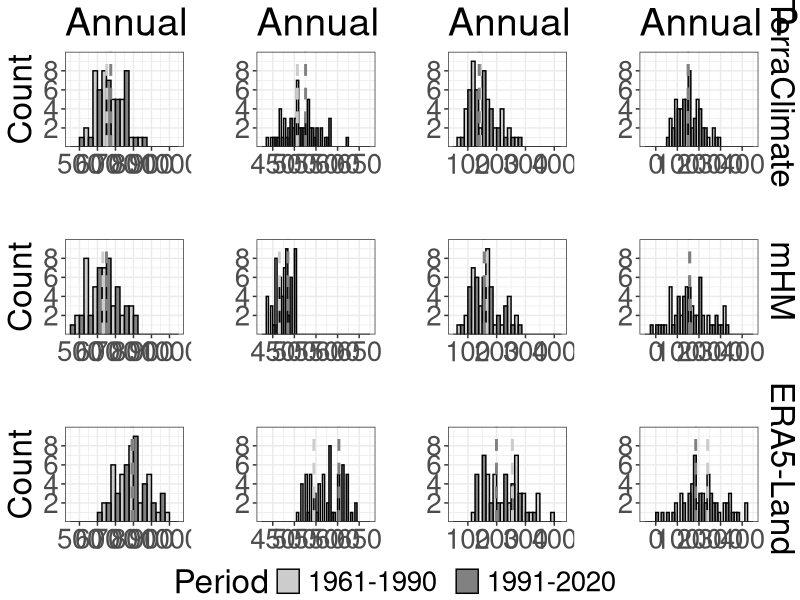

Reproduce this figure in R.
library(data.table)
library(ggplot2)
library(ggpubr)
###
# tp
###
era5 <- fread("data/tp/era5_tp_cropped_ts.csv")
era5$name <- "era5"
mhm <- fread("data/tp/mhm_tp_cropped_ts.csv")
mhm$name <- "mhm"
terraclimate <- fread("data/tp/terraclimate_tp_mm_cropped_196101_202012_025_monthly_ts.csv")
terraclimate$type <- NULL
terraclimate$name <- "terraclimate"

tp_all <- rbind(era5, mhm, terraclimate)
tp_all <- tp_all[year(date) <= 1990, period := "1961-1990"
                 ][year(date) > 1990, period := "1991-2020"
                   ][, Z := year(date)
                     ][, annual := sum(value, na.rm = TRUE), by = .(Z, name)
                       ][, .(Z, annual, period, name)] %>% unique()

p01 <- ggplot(tp_all[name == "era5"], aes(x = annual, fill = period)) +
  geom_histogram(binwidth = 50, color = "black", position = "dodge") +
  theme_bw() + 
  labs(x = NULL, y = "Count", title = " ", fill = "Period") + 
  scale_fill_manual(values = c("#CCCCCC", "#818181")) +
  scale_y_continuous(limits = c(0, 10), expand = c(0, 0),
                     breaks = seq(2, 8, 2)) +
  scale_x_continuous(limits = c(450, 1050), breaks = seq(500, 1000, 100)) +
  geom_vline(xintercept = median(tp_all[name == "era5" & Z <= 1990, annual]), 
             linetype = "dashed", color = "#CCCCCC", linewidth = 1) +
  geom_vline(xintercept = median(tp_all[name == "era5" & Z > 1990, annual]), 
             linetype = "dashed", color = "#818181", linewidth = 1) +
  theme(plot.title = element_text(size=28), axis.text = element_text(size = 20), 
        axis.title = element_text(size = 24), 
        legend.text = element_text(size = 20), 
        legend.title = element_text(size = 24))

p02 <- ggplot(tp_all[name == "mhm"], aes(x = annual, fill = period)) +
  geom_histogram(binwidth = 50, color = "black", position = "dodge") +
  theme_bw() + 
  labs(x = NULL, y = "Count", title = " ", fill = "Period") + 
  scale_fill_manual(values = c("#CCCCCC", "#818181")) +
  scale_y_continuous(limits = c(0, 10), expand = c(0, 0),
                     breaks = seq(2, 8, 2)) +
  scale_x_continuous(limits = c(450, 1050), breaks = seq(500, 1000, 100)) +
  geom_vline(xintercept = median(tp_all[name == "mhm" & Z <= 1990, annual]), 
             linetype = "dashed", color = "#CCCCCC", linewidth = 1) +
  geom_vline(xintercept = median(tp_all[name == "mhm" & Z > 1990, annual]), 
             linetype = "dashed", color = "#818181", linewidth = 1) +
  theme(plot.title = element_text(size=28), axis.text = element_text(size = 20), 
        axis.title = element_text(size = 24), 
        legend.text = element_text(size = 20), 
        legend.title = element_text(size = 24))

p03 <- ggplot(tp_all[name == "terraclimate"], aes(x = annual, fill = period)) +
  geom_histogram(binwidth = 50, color = "black", position = "dodge") +
  theme_bw() + 
  labs(x = NULL, y = "Count", title = "Annual P in [mm]", fill = "Period") + 
  scale_fill_manual(values = c("#CCCCCC", "#818181")) +
  scale_y_continuous(limits = c(0, 10), expand = c(0, 0),
                     breaks = seq(2, 8, 2)) +
  scale_x_continuous(limits = c(450, 1050), breaks = seq(500, 1000, 100)) +
  geom_vline(xintercept = median(tp_all[name == "terraclimate" & Z <= 1990, annual]), 
             linetype = "dashed", color = "#CCCCCC", linewidth = 1) +
  geom_vline(xintercept = median(tp_all[name == "terraclimate" & Z > 1990, annual]), 
             linetype = "dashed", color = "#818181", linewidth = 1) +
  theme(plot.title = element_text(size=28), axis.text = element_text(size = 20), 
        axis.title = element_text(size = 24), 
        legend.text = element_text(size = 20), 
        legend.title = element_text(size = 24))

gg_tp <- ggarrange(p03, p02, p01, nrow = 3, align = "v")
###
# e
###
era5 <- fread("data/e/era5_e_cropped_ts.csv")
era5$name <- "era5"
mhm <- fread("data/e/mhm_e_cropped_ts.csv")
mhm$name <- "mhm"
terraclimate <- fread("data/e/terraclimate_e_mm_cropped_196101_202012_025_monthly_ts.csv")
terraclimate$type <- NULL
terraclimate$name <- "terraclimate"

e_all <- rbind(era5, mhm, terraclimate)
e_all <- e_all[year(date) <= 1990, period := "1961-1990"
               ][year(date) > 1990, period := "1991-2020"
                 ][, Z := year(date)
                   ][, annual := sum(value, na.rm = TRUE), by = .(Z, name)
                     ][, .(Z, annual, period, name)] %>% unique()

p04 <- ggplot(e_all[name == "era5"], aes(x = annual, fill = period)) +
  geom_histogram(binwidth = 10, color = "black", position = "dodge") +
  theme_bw() + 
  labs(x = NULL, y = " ", title = " ", fill = "Period") + 
  scale_fill_manual(values = c("#CCCCCC", "#818181")) +
  scale_y_continuous(limits = c(0, 10), expand = c(0, 0),
                     breaks = seq(2, 8, 2)) +
  scale_x_continuous(limits = c(425, 675), breaks = seq(450, 650, 50)) +
  geom_vline(xintercept = median(e_all[name == "era5" & Z <= 1990, annual]), 
             linetype = "dashed", color = "#CCCCCC", linewidth = 1) +
  geom_vline(xintercept = median(e_all[name == "era5" & Z > 1990, annual]), 
             linetype = "dashed", color = "#818181", linewidth = 1) +
  theme(plot.title = element_text(size=28), axis.text = element_text(size = 20), 
        axis.title = element_text(size = 24), 
        legend.text = element_text(size = 20), 
        legend.title = element_text(size = 24))

p05 <- ggplot(e_all[name == "mhm"], aes(x = annual, fill = period)) +
  geom_histogram(binwidth = 10, color = "black", position = "dodge") +
  theme_bw() + 
  labs(x = NULL, y = " ", title = " ", fill = "Period") + 
  scale_fill_manual(values = c("#CCCCCC", "#818181")) +
  scale_y_continuous(limits = c(0, 10), expand = c(0, 0),
                     breaks = seq(2, 8, 2)) +
  scale_x_continuous(limits = c(425, 675), breaks = seq(450, 650, 50)) +
  geom_vline(xintercept = median(e_all[name == "mhm" & Z <= 1990, annual]), 
             linetype = "dashed", color = "#CCCCCC", linewidth = 1) +
  geom_vline(xintercept = median(e_all[name == "mhm" & Z > 1990, annual]), 
             linetype = "dashed", color = "#818181", linewidth = 1) +
  theme(plot.title = element_text(size=28), axis.text = element_text(size = 20), 
        axis.title = element_text(size = 24), 
        legend.text = element_text(size = 20), 
        legend.title = element_text(size = 24))

p06 <- ggplot(e_all[name == "terraclimate"], aes(x = annual, fill = period)) +
  geom_histogram(binwidth = 10, color = "black", position = "dodge") +
  theme_bw() + 
  labs(x = NULL, y = " ", title = "Annual E in [mm]", fill = "Period") + 
  scale_fill_manual(values = c("#CCCCCC", "#818181")) +
  scale_y_continuous(limits = c(0, 10), expand = c(0, 0),
                     breaks = seq(2, 8, 2)) +
  scale_x_continuous(limits = c(425, 675), breaks = seq(450, 650, 50)) +
  geom_vline(xintercept = median(e_all[name == "terraclimate" & Z <= 1990, annual]), 
             linetype = "dashed", color = "#CCCCCC", linewidth = 1) +
  geom_vline(xintercept = median(e_all[name == "terraclimate" & Z > 1990, annual]), 
             linetype = "dashed", color = "#818181", linewidth = 1) +
  theme(plot.title = element_text(size=28), axis.text = element_text(size = 20), 
        axis.title = element_text(size = 24), 
        legend.text = element_text(size = 20), 
        legend.title = element_text(size = 24))

gg_e <- ggarrange(p06, p05, p04, nrow = 3, align = "v")
###
# q
##
era5 <- fread("data/ro/era5_ro_cropped_ts.csv")
era5$name <- "era5"
mhm <- fread("data/ro/mhm_ro_cropped_ts.csv")
mhm$name <- "mhm"
terraclimate <- fread("data/ro/terraclimate_ro_mm_cropped_196101_202012_025_monthly_ts.csv")
terraclimate$type <- NULL
terraclimate$name <- "terraclimate"

ro_all <- rbind(era5, mhm, terraclimate)
ro_all <- ro_all[year(date) <= 1990, period := "1961-1990"
                 ][year(date) > 1990, period := "1991-2020"
                   ][, Z := year(date)
                     ][, annual := sum(value, na.rm = TRUE), by = .(Z, name)
                       ][, .(Z, annual, period, name)] %>% unique()

p07 <- ggplot(ro_all[name == "era5"], aes(x = annual, fill = period)) +
  geom_histogram(binwidth = 25, color = "black", position = "dodge") +
  theme_bw() + 
  labs(x = NULL, y = " ", title = " ", fill = "Period") + 
  scale_fill_manual(values = c("#CCCCCC", "#818181")) +
  scale_y_continuous(limits = c(0, 10), expand = c(0, 0),
                     breaks = seq(2, 8, 2)) +
  scale_x_continuous(limits = c(50, 425), breaks = seq(100, 400, 100)) +
  geom_vline(xintercept = median(ro_all[name == "era5" & Z <= 1990, annual]), 
             linetype = "dashed", color = "#CCCCCC", linewidth = 1) +
  geom_vline(xintercept = median(ro_all[name == "era5" & Z > 1990, annual]), 
             linetype = "dashed", color = "#818181", linewidth = 1) +
  theme(plot.title = element_text(size=28), axis.text = element_text(size = 20), 
        axis.title = element_text(size = 24), 
        legend.text = element_text(size = 20), 
        legend.title = element_text(size = 24))

p08 <- ggplot(ro_all[name == "mhm"], aes(x = annual, fill = period)) +
  geom_histogram(binwidth = 25, color = "black", position = "dodge") +
  theme_bw() + 
  labs(x = NULL, y = " ", title = " ", fill = "Period") + 
  scale_fill_manual(values = c("#CCCCCC", "#818181")) +
  scale_y_continuous(limits = c(0, 10), expand = c(0, 0),
                     breaks = seq(2, 8, 2)) +
  scale_x_continuous(limits = c(50, 425), breaks = seq(100, 400, 100)) +
  geom_vline(xintercept = median(ro_all[name == "mhm" & Z <= 1990, annual]), 
             linetype = "dashed", color = "#CCCCCC", linewidth = 1) +
  geom_vline(xintercept = median(ro_all[name == "mhm" & Z > 1990, annual]), 
             linetype = "dashed", color = "#818181", linewidth = 1) +
  theme(plot.title = element_text(size=28), axis.text = element_text(size = 20), 
        axis.title = element_text(size = 24), 
        legend.text = element_text(size = 20), 
        legend.title = element_text(size = 24))

p09 <- ggplot(ro_all[name == "terraclimate"], aes(x = annual, fill = period)) +
  geom_histogram(binwidth = 25, color = "black", position = "dodge") +
  theme_bw() + 
  labs(x = NULL, y = " ", title = "Annual Q in [mm]",
       fill = "Period") + 
  scale_fill_manual(values = c("#CCCCCC", "#818181")) +
  scale_y_continuous(limits = c(0, 10), expand = c(0, 0),
                     breaks = seq(2, 8, 2)) +
  scale_x_continuous(limits = c(50, 425), breaks = seq(100, 400, 100)) +
  geom_vline(xintercept = median(ro_all[name == "terraclimate" & Z <= 1990, annual]), 
             linetype = "dashed", color = "#CCCCCC", linewidth = 1) +
  geom_vline(xintercept = median(ro_all[name == "terraclimate" & Z > 1990, annual]), 
             linetype = "dashed", color = "#818181", linewidth = 1) +
  theme(plot.title = element_text(size=28), axis.text = element_text(size = 20), 
        axis.title = element_text(size = 24), 
        legend.text = element_text(size = 20), 
        legend.title = element_text(size = 24))

gg_ro <- ggarrange(p09, p08, p07, nrow = 3, align = "v")
###
# pme
###
pme_all <- merge(tp_all, e_all, by = c('Z', 'name', 'period'))
pme_all <- pme_all[, annual := annual.x - annual.y, by = .(Z, name)
                   ][, .(Z, annual, period, name)]

p10 <- ggplot(pme_all[name == "era5"], aes(x = annual, fill = period)) +
  geom_histogram(binwidth = 25, color = "black", position = "dodge") +
  theme_bw() + 
  labs(x = NULL, y = " ", title = " ", fill = "Period") + 
  scale_fill_manual(values = c("#CCCCCC", "#818181")) +
  scale_y_continuous(limits = c(0, 10), expand = c(0, 0),
                     breaks = seq(2, 8, 2))  +
  scale_x_continuous(limits = c(-50, 450), breaks = seq(0, 400, 100)) +
  geom_vline(xintercept = median(pme_all[name == "era5" & Z <= 1990, annual]), 
             linetype = "dashed", color = "#CCCCCC", linewidth = 1) +
  geom_vline(xintercept = median(pme_all[name == "era5" & Z > 1990, annual]), 
             linetype = "dashed", color = "#818181", linewidth = 1) +
  theme(plot.title = element_text(size=28), axis.text = element_text(size = 20), 
        axis.title = element_text(size = 24), 
        legend.text = element_text(size = 20), 
        legend.title = element_text(size = 24))

p11 <- ggplot(pme_all[name == "mhm"], aes(x = annual, fill = period)) +
  geom_histogram(binwidth = 25, color = "black", position = "dodge") +
  theme_bw() + 
  labs(x = NULL, y = " ", title = " ", fill = "Period") + 
  scale_fill_manual(values = c("#CCCCCC", "#818181")) +
  scale_y_continuous(limits = c(0, 10), expand = c(0, 0),
                     breaks = seq(2, 8, 2))  +
  scale_x_continuous(limits = c(-50, 450), breaks = seq(0, 400, 100)) +
  geom_vline(xintercept = median(pme_all[name == "mhm" & Z <= 1990, annual]), 
             linetype = "dashed", color = "#CCCCCC", linewidth = 1) +
  geom_vline(xintercept = median(pme_all[name == "mhm" & Z > 1990, annual]), 
             linetype = "dashed", color = "#818181", linewidth = 1) +
  theme(plot.title = element_text(size=28), axis.text = element_text(size = 20), 
        axis.title = element_text(size = 24), 
        legend.text = element_text(size = 20), 
        legend.title = element_text(size = 24))

p12 <- ggplot(pme_all[name == "terraclimate"], aes(x = annual, fill = period)) +
  geom_histogram(binwidth = 25, color = "black", position = "dodge") +
  theme_bw() + 
  labs(x = NULL, y = " ", title = "Annual P - E in [mm]",
       fill = "Period") + 
  scale_fill_manual(values = c("#CCCCCC", "#818181")) +
  scale_y_continuous(limits = c(0, 10), expand = c(0, 0),
                     breaks = seq(2, 8, 2))  +
  scale_x_continuous(limits = c(-50, 450), breaks = seq(0, 400, 100)) +
  geom_vline(xintercept = median(pme_all[name == "terraclimate" & Z <= 1990, annual]), 
             linetype = "dashed", color = "#CCCCCC", linewidth = 1) +
  geom_vline(xintercept = median(pme_all[name == "terraclimate" & Z > 1990, annual]), 
             linetype = "dashed", color = "#818181", linewidth = 1) +
  theme(plot.title = element_text(size=28), axis.text = element_text(size = 20), 
        axis.title = element_text(size = 24), 
        legend.text = element_text(size = 20), 
        legend.title = element_text(size = 24))

gg_pet <- ggarrange(p10, p11, p12, nrow = 3, align = "v")

p_terra <- annotate_figure(ggarrange(p03, p06, p09, p12, ncol = 4, align = 'hv',
                                     common.legend = TRUE, legend = "none"),
                           right = text_grob("TerraClimate", rot = -90, size = 24))
p_mhm <- annotate_figure(ggarrange(p02, p05, p08, p11, ncol = 4, align = 'hv',
                                   common.legend = TRUE, legend = "none"),
                         right = text_grob("mHM", rot = -90, size = 24))
p_era <- annotate_figure(ggarrange(p01, p04, p07, p10, ncol = 4, align = 'hv',
                                   common.legend = TRUE, legend = "none"),
                         right = text_grob("ERA5-Land", rot = -90, size = 24))


p00 <- ggarrange(p_terra, p_mhm, p_era,
                 get_legend(p01, 'bottom'),
                 nrow = 4, align = "hv", heights = c(1,1,1,0.2))

ggsave("plots/histogram.pdf", p00, width = 5.01*4, height = 5.01*3.1, dpi = 600)
